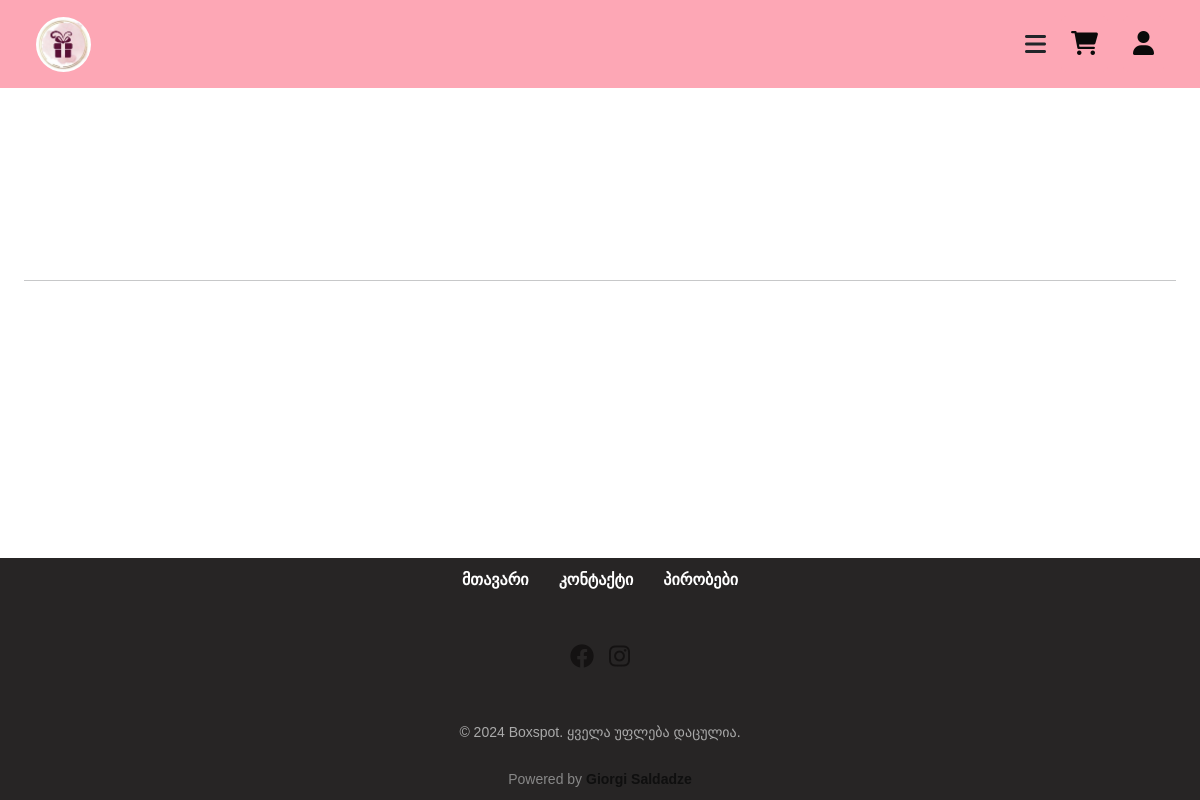
Before: /products/box with the older database file.
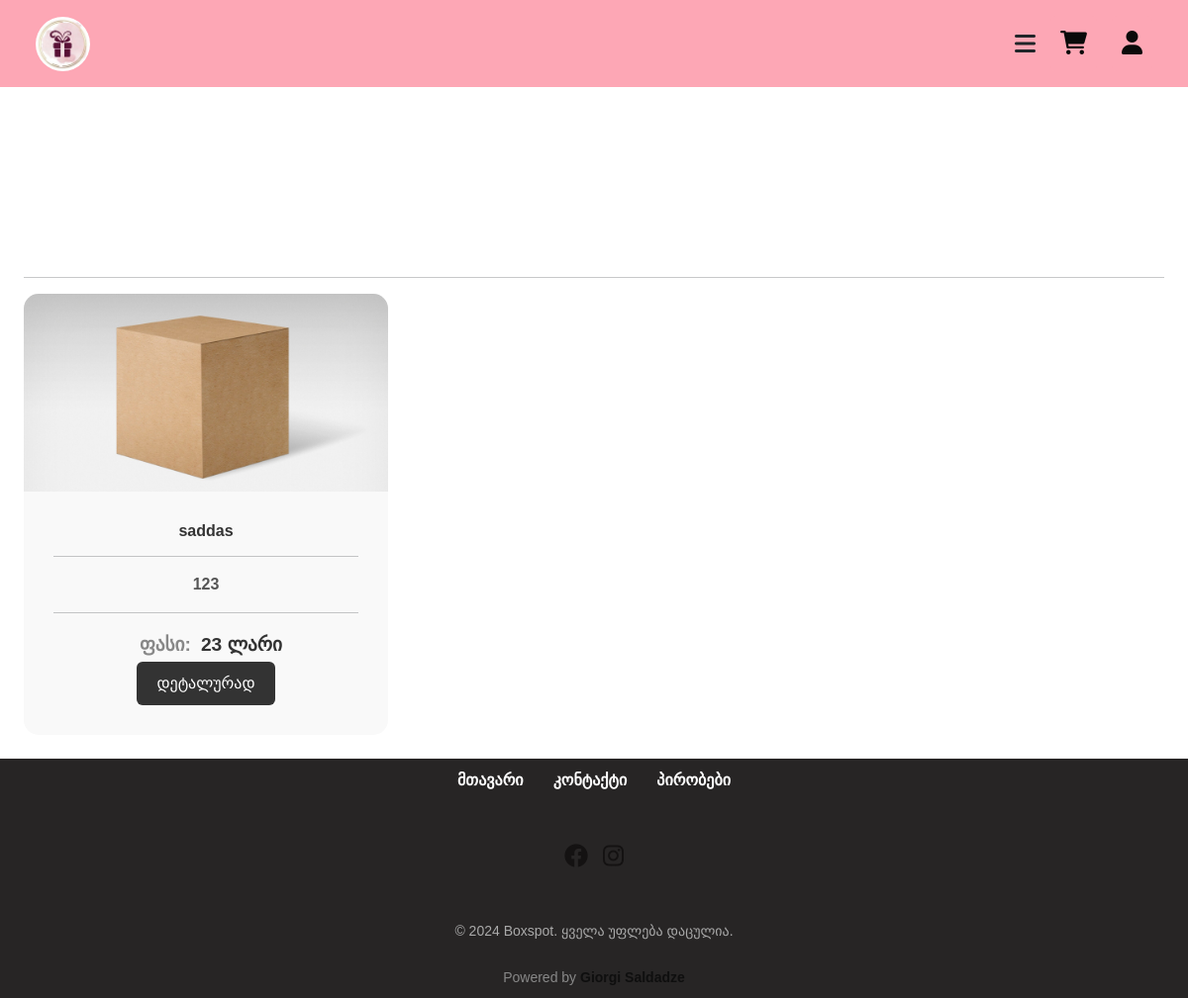
After: the same page with the newer database file.
### src/models/products.py (models this page shows)
class Prod(db.Model,UserMixin):
    __tablename__ = "products"
    id =db.Column(db.Integer, primary_key = True)
    name = db.Column(db.String, nullable = False)
    description = db.Column(db.String, nullable = False)
    category = db.Column(db.String, nullable = False)
    price = db.Column(db.Integer, nullable = False)
    image = db.Column(db.String, nullable = False)

### src/views/products/routes.py (the view)
@products_blueprint.route("/products/<category>")
def products(category):
    prod = Prod.query.filter_by(category=category).all()
    return render_template("product.html", prod=prod)

### src/templates/products/product.html (shortened to what this page needs)
{% extends "layouts/base.html" %}
{% block body %}
<div class="container-fluid content mt-3">
    <hr>
    <div class="row">
        {% for product in prod %}
        <div class="col-md-4 mb-4 d-flex justify-content-center">
            <div class="card" style="width: 100%;">
                <img src="{{ url_for('static', filename='uploads/' ~ product.image) }}"
                class="card-img-top"
                alt="{{ product.name }}"
                data-bs-toggle="modal"
                data-bs-target="#imageModal"
                onclick="showImage('{{ url_for('static', filename='uploads/' ~ product.image) }}')">
                <div class="card-body">
                    <h5 class="card-title">{{ product.name }}</h5>
                    <hr>
                   <b> <p class="card-text">{{ product.description }}</p></b>
                    <hr>
                    <div class="price-container">
                        <span class="price-label">ფასი:</span>
                        <span class="price-value">{{ product.price }} ლარი</span>
                    </div>
                    <a href="{{ url_for('products.product_detail', product_id=product.id) }}" class="btn btn-dark">დეტალურად</a>
                </div>
            </div>
        </div>
        {% endfor %}
    </div>
</div>
{% endblock %}

Changed rows visible on the page:
now on this page (row edited): Prod: image (picture), name "saddas", description "123", price "23"
